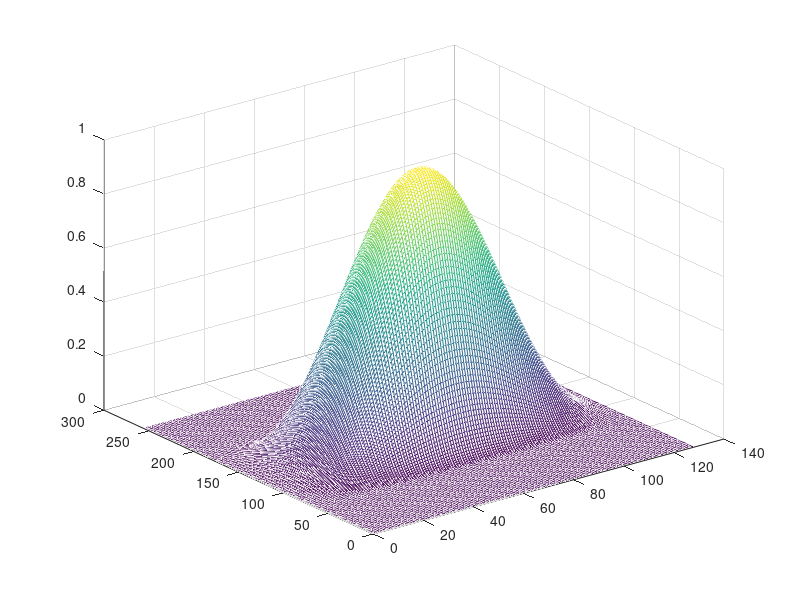

The MATLAB source for this figure: (Note: this script raises an error after producing the figure.)
histo_right=zeros(256,128);
histo_left=zeros(256,128);
histo_front=zeros(256,128);
histo_behind=zeros(256,128);
histo_up=zeros(256,128);
histo_down=zeros(256,128);
pi=3.1415926;
alpha1=0;
alpha2=0;
for i = 1:256
    for j= 1:128
        alpha1= i/256*2*pi-pi;
        alpha2= j/128*pi-pi/2;
%        right
       if -pi/2<=alpha1 & alpha1<=pi/2  
           if -pi/2<=alpha2 & alpha2<=pi/2  
               histo_right(i,j)=cos(alpha1)^2*cos(alpha2)^2;
           end
       end
       
%       left
       if pi/2<=alpha1 | alpha1<=-pi/2  
           if -pi/2<=alpha2 & alpha2<=pi/2  
               histo_left(i,j)=cos(alpha1)^2*cos(alpha2)^2;
           end
       end

%        front(below)
       if 0<=alpha1 & alpha1<=pi  
           if -pi/2<=alpha2 & alpha2<=pi/2  
               histo_front(i,j)=sin(alpha1)^2*cos(alpha2)^2;
           end
       end
       
%       behind(above)
       if (-pi<=alpha1 & alpha1<=0)
           if -pi/2<=alpha2 & alpha2<=pi/2  
               histo_behind(i,j)=sin(alpha1)^2*cos(alpha2)^2;
           end
       end
       
       
%        up
           if 0<=alpha2  
               histo_up(i,j)=sin(alpha2)^2*sin(alpha2)^2;
           end
       
%       down
           if alpha2<=0  
               histo_down(i,j)=sin(alpha2)^2*sin(alpha2)^2;
           end
       
    end
end

%%

x=[1:256];
y=[1:128];
figure, mesh(histo_right);
%%
obs=textread('PUl_PUr.txt');
obsreal=reshape(obs,128,256)';
figure, mesh(obsreal);
obs2=textread('THl_PUl.txt');
obsreal2=reshape(obs2,128,256)';
figure, mesh(obsreal2);
 %%
cc_right=intersection_hist(histo_right,obsreal);
cc_left=intersection_hist(histo_left,obsreal);
cc_front=intersection_hist(histo_front,obsreal);
cc_behind=intersection_hist(histo_behind,obsreal);
cc_up=intersection_hist(histo_up,obsreal);
cc_down=intersection_hist(histo_down,obsreal);
